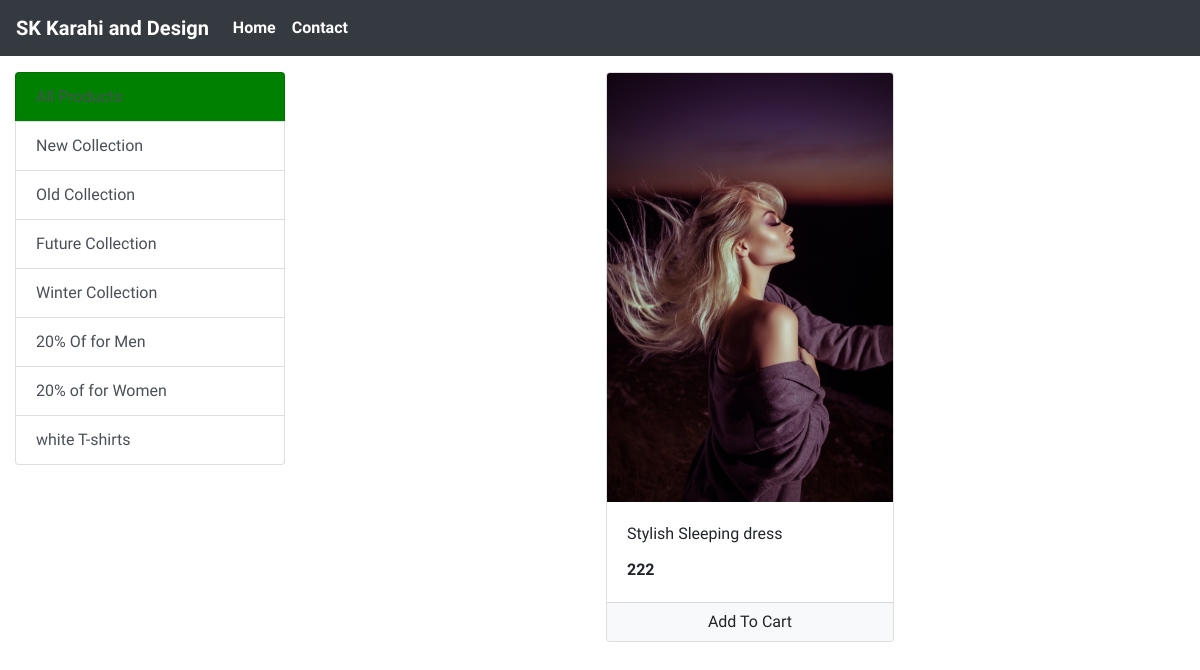
The page /product?category=2 on the database its author committed.
### DesginApp/models/category.py (models this page shows, shortened)
class Category(models.Model):
    name = models.CharField(max_length=20)
    @staticmethod
    def get_all_category():
        return Category.objects.all()

### DesginApp/models/products.py (models this page shows, shortened)
class Product(models.Model):
    name = models.CharField(max_length=50)
    price = models.IntegerField(default=0)
    category = models.ForeignKey(Category, on_delete=models.CASCADE, default=1)
    stock = models.ForeignKey(Stock, on_delete=models.CASCADE, default=1)
    description = models.CharField(max_length=200, default='' , null=True , blank=True)
    image = models.ImageField(upload_to='uploads/products/')
    @staticmethod
    def get_all_product():
        return Product.objects.all()
    @staticmethod
    def get_all_products_by_category_id(category_id):
        if category_id:
            return Product.objects.filter(category=category_id)
        else:
            return Product.get_all_product()

### DesginApp/views/product.py (the view, shortened to what this page needs)
# urls.py: path('product', Products.as_view(), name="products"),
class Products(View):
    def get(self, request):
        cart = request.session.get('cart')
        if not cart:
            request.session['cart'] = {}
        product = None
        product = Product.get_all_product()
        category = Category.get_all_category()
        category_id = request.GET.get('category')
        if category_id:
            product = Product.get_all_products_by_category_id(category_id)
            if not product:
                product_info = {
                    "productInfo" : True,
                    'categories' : category
                    }
                return render(request, 'product.html', product_info)
        else:
            product = Product.get_all_product()
        data = {
            'products' : product,
            'categories' : category
        }
        return render(request, 'product.html', data)

### DesginApp/templatetags/cart.py (called while the page is built)
@register.filter(name='is_in_cart')
def is_in_cart(product, cart):
    keys = cart.keys()
    for id in keys:
        if id == str(product.id):
            return True
    return False

### DesginApp/templates/product.html (shortened to what this page needs)
{% extends 'navbar.html' %}
{% block body %}
{% load cart %}
<div class="container-fluid mt-3">
    <div class="row">
        <div class="col-lg-3 mx-auto">
            <div class="list-group">
                <a href="?category" class="list-group-item list-group-item-action" style="background-color: green">All Products</a>
                {% for category in categories %}
                <a href="?category={{category.id}}"
                    class="list-group-item list-group-item-action">{{category.name}}</a>
                    {% endfor %}
            </div>
        </div>
        <div id='products' class="col-lg-9 mx-auto">
            {% if productInfo %}
                <div class="container col-lg-9 mx-auto">
                    <h2> No Products found on Page </h2>
                    <small>
                    No products is avaiable right now, Please Keep in touch, Products is display coming Soon </small>
                    <div>
                        <small>Thanks For Visiting SK T-shirts</small>
                    </div>
                </div>
            {%else%}
                <div class="row mx-auto">
                    {% for product in products %}
                    <div class="card mx-auto mb-3" id="{{product.id}}" style="width: 18rem;">
                        <img class="card-img-top" src="{{product.image.url}}" alt="Card image cap" width="200px">
                        <div class="card-body">
                            <p class="card-title">{{product.name}}</p>
                            <p class="card-text"><b>{{product.price}}</b></p>
                        </div>
                        <div class="card-footer p-0 no-gutters">
                            {% if product|is_in_cart:request.session.cart %}
                            <div class="row no-gutters">
                                <form action="/product#{{product.id}}" class="col-2 " method="post">
                                    {% csrf_token %}
                                    <input hidden type="text" name='product' value='{{product.id}}'>
                                    <input hidden type="text" name='remove' value='True'>
                                    <input type="submit" value=" - " class="btn btn-block btn-success border-right">
                                </form>
                                <div class="text-center col">{{product|cart_quantity:request.session.cart}} in Cart</div>
                                <form action="/product#{{product.id}}" class="col-2 " method="post">
                                    {% csrf_token %}
                                    <input hidden type="text" name='product' value='{{product.id}}'>
                                    <input type="submit" value=" + " class="btn btn-block btn-success border-left">
                                </form>
                            </div>
                            {% else %}
                            <form action="/product#{{product.id}}" method="POST" class="btn-block">
                                <input type="submit" class="float-right btn btn-light  form-control"
                                    value="Add To Cart">
                            </form>
                            {% endif %}
                        </div>
                    </div>
                    {% endfor %}
                </div>
            {%endif%}
        </div>
    </div>
</div>
{% endblock %}

### DesginApp/templates/navbar.html (style rules this page uses)
body { font-family: 'Sansita Swashed', cursive; }

### rows shown on the page
Category: name "New Collection"
Category: name "Old Collection"
Category: name "Future Collection"
Category: name "Winter Collection"
Category: name "20% Of for Men"
Category: name "20% of for Women"
Category: name "white T-shirts"
Product: image (picture), name "Stylish Sleeping dress", price "222"
